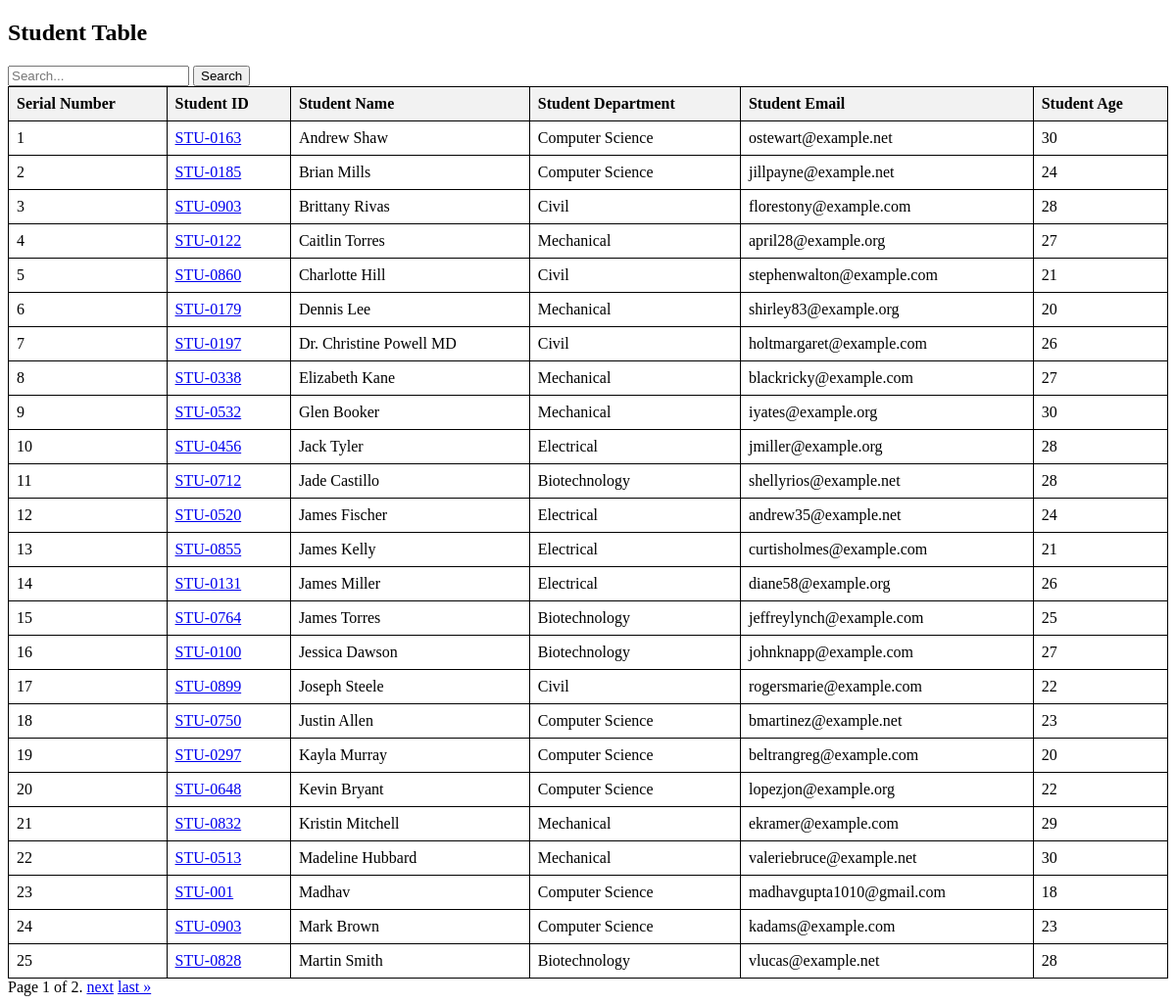
The page /student/ on the database its author committed.
### vege/models.py (models this page shows, shortened)
class Student(models.Model):
    department=models.ForeignKey(Department,related_name="depart",on_delete=models.CASCADE)
    student_id=models.OneToOneField(StudentID,related_name="studentid",on_delete=models.CASCADE)
    student_name=models.CharField(max_length=100)
    student_age=models.IntegerField(default=18)
    student_email=models.EmailField(unique=True)
    student_adress=models.TextField()
    class Meta:
        ordering=['student_name']
        verbose_name="student"

class StudentID(models.Model):
    student_id=models.CharField(max_length=100)
    def __str__(self)->str:
        return self.student_id

class Department(models.Model):
    department=models.CharField(max_length=100)
    class Meta:
        ordering=['department']

### vege/views.py (the view, shortened to what this page needs)
# urls.py: path('student/',get_students,name='get_students'),
def get_students(request):
    query=Student.objects.all()
    paginator = Paginator(query, 25)
    page_number = request.GET.get("page",1)
    marks_set=SubjectMarks.objects.all()
    page_obj = paginator.get_page(page_number)
    return render(request, "students.html", {'query':page_obj})

### vege/templates/students.html (shortened to what this page needs)
<!DOCTYPE html>
<html lang="en">
<head>
</head>
<body>
<h2>Student Table</h2>
<form>
<div class="search-container">
    <input type="text" placeholder="Search..." name="search">
    <button >Search</button>
</div>
</form>
<table>
    <tr>
        <th>Serial Number</th>
        <th>Student ID</th>
        <th>Student Name</th>
        <th>Student Department</th>
        <th>Student Email</th>
        <th>Student Age</th>
    </tr>
    {% for student in query %}
    <tr>
        <td>{{ forloop.counter }}</td>
        <td>
        <a href="{% url 'see_marks' student.student_id %}">
        {{ student.student_id }}
    </a></td>
        <td>{{ student.student_name }}</td>
        <td>{{ student.department.department }}</td>
        <td>{{ student.student_email }}</td>
        <td>{{ student.student_age }}</td>
    </tr>
    {% endfor %}
</table>
<div class="pagination">
    <span class="step-links">
        <span class="current">
            Page {{ query.number }} of {{ query.paginator.num_pages }}.
        </span>
        {% if query.has_next %}
            <a href="?page={{ query.next_page_number }}">next</a>
            <a href="?page={{ query.paginator.num_pages }}">last &raquo;</a>
        {% endif %}
    </span>
</div>
</body>
</html>

### vege/templates/students.html (style rules this page uses)
table { width: 100%; border-collapse: collapse; }
table, th, td { border: 1px solid black; }
th, td { padding: 8px; text-align: left; }
th { background-color: #f2f2f2; }

### rows shown on the page
Student: student_id "STU-0163", student_name "Andrew Shaw", department.department "Computer Science", student_email "ostewart@example.net", student_age "30"
Student: student_id "STU-0185", student_name "Brian Mills", department.department "Computer Science", student_email "jillpayne@example.net", student_age "24"
Student: student_id "STU-0903", student_name "Brittany Rivas", department.department "Civil", student_email "florestony@example.com", student_age "28"
Student: student_id "STU-0122", student_name "Caitlin Torres", department.department "Mechanical", student_email "april28@example.org", student_age "27"
Student: student_id "STU-0860", student_name "Charlotte Hill", department.department "Civil", student_email "stephenwalton@example.com", student_age "21"
Student: student_id "STU-0179", student_name "Dennis Lee", department.department "Mechanical", student_email "shirley83@example.org", student_age "20"
Student: student_id "STU-0197", student_name "Dr. Christine Powell MD", department.department "Civil", student_email "holtmargaret@example.com", student_age "26"
Student: student_id "STU-0338", student_name "Elizabeth Kane", department.department "Mechanical", student_email "blackricky@example.com", student_age "27"
Student: student_id "STU-0532", student_name "Glen Booker", department.department "Mechanical", student_email "iyates@example.org", student_age "30"
Student: student_id "STU-0456", student_name "Jack Tyler", department.department "Electrical", student_email "jmiller@example.org", student_age "28"
Student: student_id "STU-0712", student_name "Jade Castillo", department.department "Biotechnology", student_email "shellyrios@example.net", student_age "28"
Student: student_id "STU-0520", student_name "James Fischer", department.department "Electrical", student_email "andrew35@example.net", student_age "24"
Student: student_id "STU-0855", student_name "James Kelly", department.department "Electrical", student_email "curtisholmes@example.com", student_age "21"
Student: student_id "STU-0131", student_name "James Miller", department.department "Electrical", student_email "diane58@example.org", student_age "26"
Student: student_id "STU-0764", student_name "James Torres", department.department "Biotechnology", student_email "jeffreylynch@example.com", student_age "25"
Student: student_id "STU-0100", student_name "Jessica Dawson", department.department "Biotechnology", student_email "johnknapp@example.com", student_age "27"
Student: student_id "STU-0899", student_name "Joseph Steele", department.department "Civil", student_email "rogersmarie@example.com", student_age "22"
Student: student_id "STU-0750", student_name "Justin Allen", department.department "Computer Science", student_email "bmartinez@example.net", student_age "23"
Student: student_id "STU-0297", student_name "Kayla Murray", department.department "Computer Science", student_email "beltrangreg@example.com", student_age "20"
Student: student_id "STU-0648", student_name "Kevin Bryant", department.department "Computer Science", student_email "lopezjon@example.org", student_age "22"
Student: student_id "STU-0832", student_name "Kristin Mitchell", department.department "Mechanical", student_email "ekramer@example.com", student_age "29"
Student: student_id "STU-0513", student_name "Madeline Hubbard", department.department "Mechanical", student_email "valeriebruce@example.net", student_age "30"
Student: student_id "STU-001", student_name "Madhav", department.department "Computer Science", student_email "madhavgupta1010@gmail.com", student_age "18"
Student: student_id "STU-0903", student_name "Mark Brown", department.department "Computer Science", student_email "kadams@example.com", student_age "23"
Student: student_id "STU-0828", student_name "Martin Smith", department.department "Biotechnology", student_email "vlucas@example.net", student_age "28"

### other values the page prints
{{ query.number }} "1"
{{ query.paginator.num_pages }} "2"
